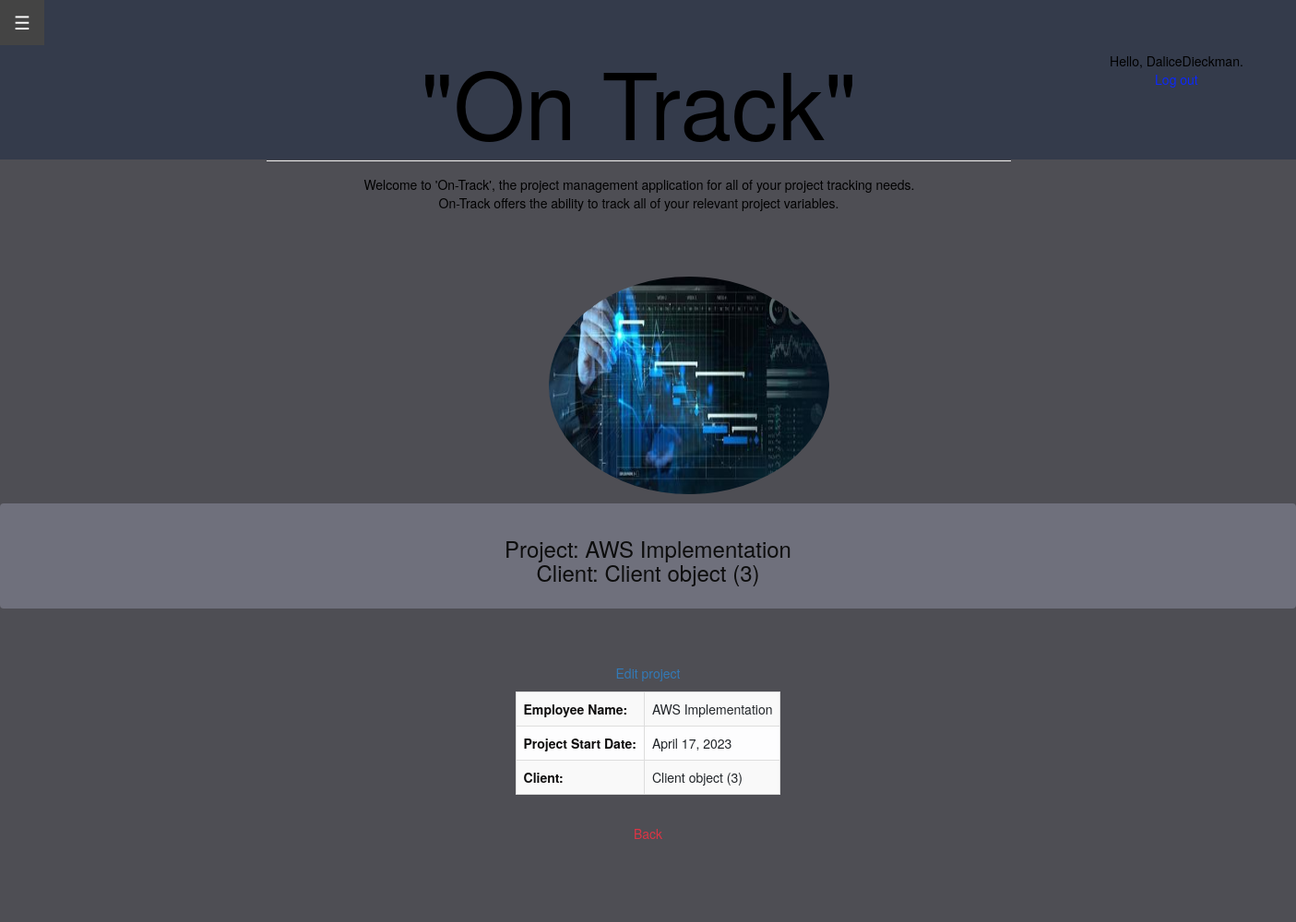
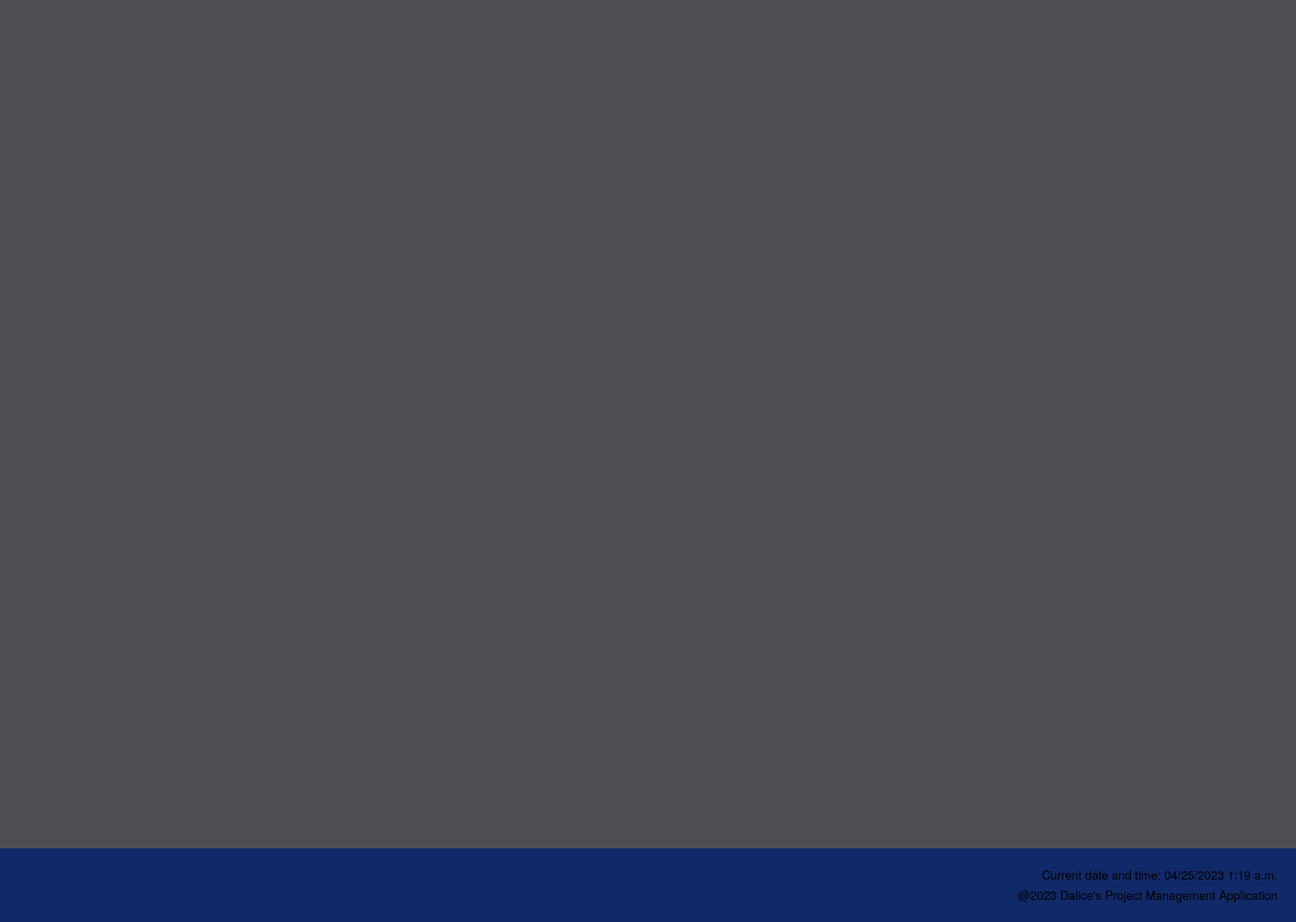
The page /projects/6 (signed in) on the database its author committed (2 pictures, top to bottom).
### project_app/models.py (models this page shows, shortened)
class Project(models.Model):
    id = models.AutoField(primary_key=True, unique=True)
    project_name = models.CharField(max_length=100, null=True)
    start_date = models.DateField(auto_now_add=True)
    hourly_rate = models.IntegerField(null = True)
    pm_id = models.ForeignKey(User, on_delete=models.CASCADE, null=True)
    client_name = models.ForeignKey(Client, on_delete=models.CASCADE, null=True)
    project_description = models.CharField(null=True, max_length=1000)

class Client(models.Model):
    id = models.AutoField(primary_key=True, unique=True)
    name = models.CharField(max_length=100, null=False)
    phone_no = models.IntegerField(null=True)
    email = models.CharField(max_length=100, null=True)
    address = models.CharField(max_length=100, null = False)
    city = models.CharField(max_length=20)
    province = models.CharField(max_length=20)
    postal_code = models.CharField(max_length=20)

### project_app/views.py (the view)
# urls.py: path('projects/<int:project_ID>', views.project, name='project'),
@login_required
def project(request, project_ID):
    project_ = Project.objects.get(id=project_ID)
    context = {'project': project_}
    return render(request, 'project_app/project.html', context)

### project_app/templates/project_app/project.html
{% extends 'project_app/base.html' %}
{% block content %}
<body style="background-color:#f6faf7">
<div class="alert alert-dark" role="alert" style="background-color: rgb(111, 112, 124);">
<h3><center><a href="{% url 'project_app:project' project.id %}" style="color:#0d0d0d"> Project: {{ project.project_name }} </a><div style="color: #0d0d0d;"<br>Client: {{ project.client_name }}</div></a><center></h3>
</div>
<center>
<table style="width: 90%" class="table table-light table-striped table-bordered table-hover w-auto">
    <tr><th style="text-align: left; color:rgb(14, 13, 13)">Employee Name:</th>
    <td> {{ project.project_name }} </td></tr>
    <tr><th style="text-align: left; color:rgb(14, 13, 13)">Project Start Date:</th>
    <td> {{ project.start_date }} </td></tr>
    <tr><th style="text-align: left; color:rgb(14, 13, 13)">Client:</th>
    <td> {{ project.client_name }} </td></tr>
    <br><br>
    <p><a href="{% url 'project_app:edit_project' project.id %}">Edit project</a></p>
</table>
<div style="padding:5px"><a href="{% url 'project_app:projects' %}" class="btn btn-outline-danger" role="button" aria-pressed="true">Back</a></div>
</center>
</body>
{% endblock content %}

### project_app/templates/project_app/base.html (shortened to what this page needs)
<!DOCTYPE html>
{% load static %}
<html>
    <head>
        <div class="header">
        </div>
        <div class="second-header">
        </div>
        <link rel="stylesheet" href="https://stackpath.bootstrapcdn.com/bootstrap/4.3.1/css/bootstrap.min.css">
        <link rel="stylesheet" href="https://maxcdn.bootstrapcdn.com/bootstrap/3.4.1/css/bootstrap.min.css">
    </head>
    <head>
        <link rel="stylesheet" href="https://maxcdn.bootstrapcdn.com/bootstrap/3.4.1/css/bootstrap.min.css">
    </head>
        <body style="color: black;"></body><br><br>
    <div id="main">
        <button class="openbtn" onclick="openNav()">&#9776; </button>
    </div>
    <body>
        <div style = "text-align: center;">
    <div id="content" name="content" class="main">
        <div class="row justify-content-center">
            <div class="col-8">
                <h1 class = "mt-2" style="font-size: 100px;">"On Track"</h1>
                <hr class = "mt-0 mb-4">
                <p class = "indent"> Welcome to 'On-Track', the project management application for all of your project tracking needs.<br>
                    On-Track offers the ability to track all of your relevant project variables.
                <br>
                <div style="position: absolute; top: 0; right: -250px;" class="btn btn-outline-dark btn-rounded" data-mdb-ripple-color="dark">
                    {% if user.is_authenticated %}
                    <div style="color: #000000;">Hello, {{ user.username }}.</div>
                        <a style="color: #0d29f8;"  href="{% url 'users:logout' %}">Log out</a>
                    {% else %}
                        <a style="color: #0d29f8;" href="{% url 'users:register' %}">Register</a> -
                        <a style="color: #0d29f8;" href="{% url 'users:login' %}">Log in</a>
                    {% endif %}
                </div>
                <br><br><br>
                <div class = "container">
                    <div class = "image-container">
                        {% load static %} <img src = "{% static 'project_app/media/Home_page.jpg'  %}"  class = "img-circle" alt = "AWS Logo" width = "304" height = "236">
                    </div>
                </div>
                </p>
            </div>
        <div id = "content" name = "content" class="main">
        </div>
        </div>
    </div>
    </body>
        <body>
        </body>
        <footer>
            <p class = "p">Current date and time: {% now "SHORT_DATETIME_FORMAT" %} </p>
            <p class = "p">@2023 Dalice's Project Management Application</p>
        </footer>
        </html>
    {% block content %}
  {% endblock content %}

### project_app/templates/project_app/base.html (style rules this page uses)
.header { position: absolute; top: 0; left: 0; width: 100%; height: 2000px; background-color: #4e4e54; color: #fff; text-align: center; padding: 20px; box-sizing: border-box; z-index: -5; }
.second-header { position: absolute; z-index: -3; top: 0; left: 0; background-color:#333a4bea; color: #333; padding: 10px; height: 173px; width: 100%; }
.openbtn { font-size: 20px; cursor: pointer; background-color: #111; color: white; padding: 10px 15px; border: none; }
.main { margin-left:160px; padding: 0px 10px; }
h1 { font-family: 'Times New Roman', Times, serif; font-size: 50px; font-weight: bolder; color: #040404; }
.image-container { float: right; margin: 0 0 0 -225px; }
.container { display: flex; flex-direction: column; }
.indent { text-indent: 1px; }
footer { position: fixed; bottom: 0; width: 100%; height: 80px; background-color: #0c276aea; color: #000000; text-align: right; padding: 20px; position: fixed; left: 0; font-size: small; }
.p { margin-bottom: 0.3em; }

### rows shown on the page
Project: project_name "AWS Implementation", client_name "Client object (3)", start_date "April 17, 2023"

### other values the page prints
{{ user.username }} "DaliceDieckman"
